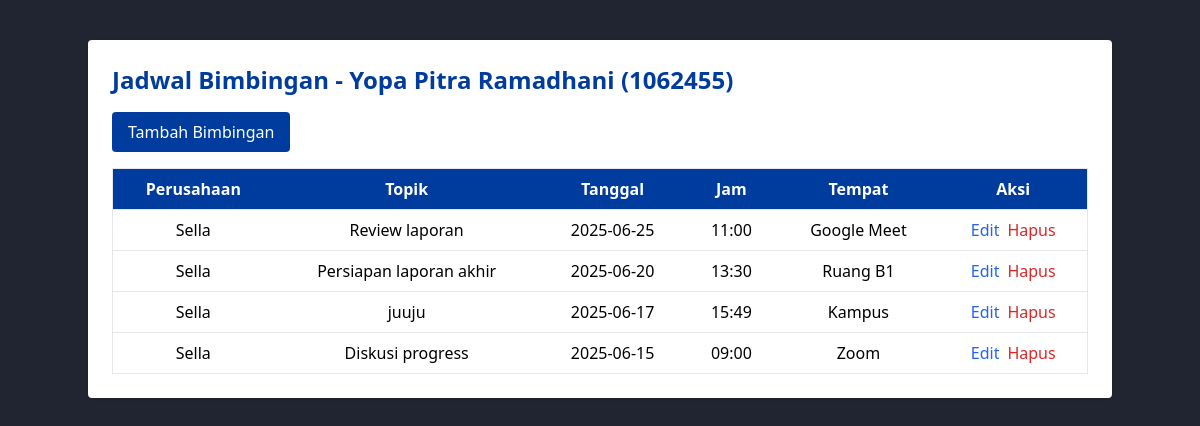
/dashboard/dashboard-dosen/jadwal-bimbingan/index.php?id_mhs=kjecUgAq, run on the app's committed database.
### tables this page shows
CREATE TABLE `mahasiswa` (
  `id_mhs` varchar(20) NOT NULL,
  `id_user` varchar(20) DEFAULT NULL,
  `profil` varchar(255) DEFAULT NULL,
  `nama` varchar(255) DEFAULT NULL,
  `npm` varchar(255) DEFAULT NULL,
  `jenis_kelamin` enum('Laki-laki','Perempuan') DEFAULT NULL,
  `tempat_lahir` varchar(255) DEFAULT NULL,
  `tanggal_lahir` date DEFAULT NULL,
  `agama` enum('Islam','Kristen','Katolik','Buddha','Hindu','Konghucu') DEFAULT NULL,
  `provinsi` varchar(255) DEFAULT NULL,
  `kabupaten` varchar(255) DEFAULT NULL,
  `kecamatan` varchar(255) DEFAULT NULL,
  `desa` varchar(255) DEFAULT NULL,
  `alamat` text,
  `universitas` text,
  `status` enum('Sedang Magang','Tidak Magang') DEFAULT 'Tidak Magang',
  `created_at` timestamp NULL DEFAULT CURRENT_TIMESTAMP,
  `updated_at` timestamp NULL DEFAULT CURRENT_TIMESTAMP
);

CREATE TABLE `bimbingan` (
  `id_bimbingan` bigint UNSIGNED NOT NULL,
  `id_magang` varchar(20) DEFAULT NULL,
  `topik_bimbingan` varchar(250) NOT NULL,
  `tanggal` date DEFAULT NULL,
  `jam` time DEFAULT NULL,
  `tempat` varchar(100) DEFAULT NULL
);

CREATE TABLE `perusahaan` (
  `id_perusahaan` varchar(20) NOT NULL,
  `id_user` varchar(20) DEFAULT NULL,
  `logo` varchar(255) DEFAULT NULL,
  `nama_perusahaan` varchar(255) DEFAULT NULL,
  `alamat` varchar(255) DEFAULT NULL,
  `email_perusahaan` varchar(255) DEFAULT NULL,
  `provinsi` varchar(255) DEFAULT NULL,
  `kabupaten` varchar(255) DEFAULT NULL,
  `kecamatan` varchar(255) DEFAULT NULL,
  `desa` varchar(255) DEFAULT NULL,
  `created_at` timestamp NOT NULL DEFAULT CURRENT_TIMESTAMP,
  `updated_at` timestamp NOT NULL DEFAULT CURRENT_TIMESTAMP
);

### dashboard/dashboard-dosen/jadwal-bimbingan/index.php (the view, shortened to what this page needs)
<?php
include '../../../db.php';
$idMhs = $_GET['id_mhs'] ?? null;
$queryMhs = "SELECT * FROM mahasiswa WHERE id_mhs = '$idMhs'";
$dataMhs = mysqli_fetch_assoc(mysqli_query($connect, $queryMhs));
$queryBimbingan = "
    SELECT
        bimbingan.*,
        perusahaan.nama_perusahaan
    FROM bimbingan
    JOIN magang ON magang.id_magang = bimbingan.id_magang
    JOIN lowongan ON lowongan.id_lowongan = magang.id_lowongan
    JOIN perusahaan ON perusahaan.id_perusahaan = lowongan.id_perusahaan
    WHERE magang.id_mhs = '$idMhs'
    ORDER BY bimbingan.tanggal DESC
";
$resultBimbingan = mysqli_query($connect, $queryBimbingan);
?>
<!DOCTYPE html>
<html lang="en">
<head>
    <script src="https://cdn.tailwindcss.com"></script>
</head>
<body class="bg-[#1d222efb] text-black">
    <div class="max-w-5xl mx-auto py-10">
        <div class="bg-white p-6 rounded shadow">
            <h1 class="text-2xl font-bold text-[#003c9e] mb-4">Jadwal Bimbingan -
                <?= htmlspecialchars($dataMhs['nama']) ?> (<?= htmlspecialchars($dataMhs['npm']) ?>)</h1>
            <button onclick="document.getElementById('modalTambah').classList.remove('hidden')"
                class="bg-[#003c9e] text-white px-4 py-2 rounded mb-4">Tambah Bimbingan</button>
            <table class="w-full table-auto border">
                <thead class="bg-[#003c9e] text-white">
                    <tr>
                        <th class="px-4 py-2">Perusahaan</th>
                        <th class="px-4 py-2">Topik</th>
                        <th class="px-4 py-2">Tanggal</th>
                        <th class="px-4 py-2">Jam</th>
                        <th class="px-4 py-2">Tempat</th>
                        <th class="px-4 py-2">Aksi</th>
                    </tr>
                </thead>
                <tbody>
                    <?php while ($b = mysqli_fetch_assoc($resultBimbingan)): ?>
                    <tr class="border text-center">
                        <td class="px-4 py-2"><?= htmlspecialchars($b['nama_perusahaan']) ?></td>
                        <td class="px-4 py-2"><?= htmlspecialchars($b['topik_bimbingan']) ?></td>
                        <td class="px-4 py-2"><?= htmlspecialchars($b['tanggal']) ?></td>
                        <td class="px-4 py-2"><?= substr($b['jam'], 0, 5) ?></td>
                        <td class="px-4 py-2"><?= htmlspecialchars($b['tempat']) ?></td>
                        <td class="px-4 py-2 flex justify-center gap-2">
                            <button onclick='editData(<?= json_encode($b) ?>)'
                                class="text-blue-600 hover:underline">Edit</button>
                            <form method="post">
                                <button name="submit_hapus" class="text-red-600 hover:underline"
                                    onclick="return confirm('Yakin ingin menghapus?')">Hapus</button>
                            </form>
                        </td>
                    </tr>
                    <?php endwhile; ?>
                </tbody>
            </table>
        </div>
    </div>
</body>
</html>

### data on the page
mahasiswa: nama "Yopa Pitra Ramadhani", npm "1062455"
bimbingan: perusahaan.nama_perusahaan "Sella", topik_bimbingan "Review laporan", tanggal "2025-06-25", jam "11:00", tempat "Google Meet"
bimbingan: perusahaan.nama_perusahaan "Sella", topik_bimbingan "Persiapan laporan akhir", tanggal "2025-06-20", jam "13:30", tempat "Ruang B1"
bimbingan: perusahaan.nama_perusahaan "Sella", topik_bimbingan "juuju", tanggal "2025-06-17", jam "15:49", tempat "Kampus"
bimbingan: perusahaan.nama_perusahaan "Sella", topik_bimbingan "Diskusi progress", tanggal "2025-06-15", jam "09:00", tempat "Zoom"
